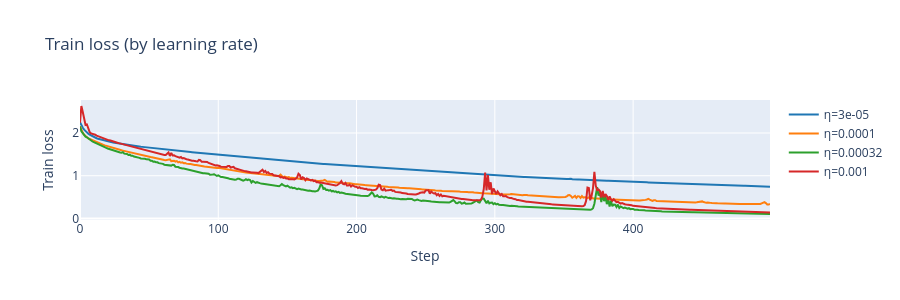
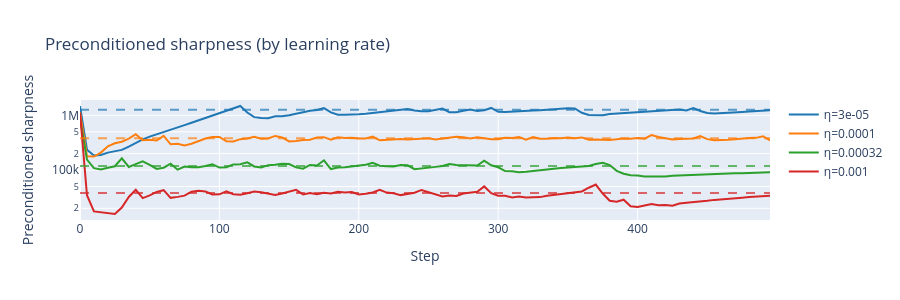

Notebook code for these charts, in order:
### Markdown cell above
### Train loss and sharpness (varying learning rate η)

### Code cell
show_fig(plot_fig1a_train_loss(lrs_fig1a, OUTPUT_V2))
show_fig(plot_fig1a_lambda_A(lrs_fig1a, OUTPUT_V2))
